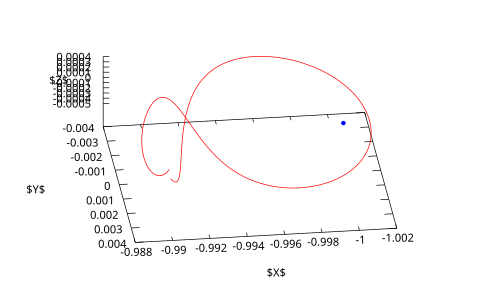

Write gnuplot code to recreate this figure.
load "plotdefs.plt"

#set term post eps color
set term pdf
set out "shadowing_orbit.pdf" 

set xlabel '$X$'
set ylabel '$Y$'
set zlabel '$Z$'

#
# reset linetypes to base dash patterns
#
set for [i=1:5] linetype i dt i

set style line 1 lt 1 lw 1 linecolor rgb "green"
set style line 2 lt 1 lw 1 linecolor rgb "blue"
set style line 3 lt 1 lw 1 linecolor rgb "red"

set object 1 circle at -1,0 size 0.0001 front fc rgb "blue" fs solid

set view 31,173

splot [:] [:] [:] \
"pseudo1_1.res" u 2:4:6 w l ls 3 not, \
"pseudo1_2.res" u 2:4:6 w l ls 3 not, \
"pseudo1_3.res" u 2:4:6 w l ls 3 not, \
"pseudo1_4.res" u 2:4:6 w l ls 3 not
#$Mydata1 w p ls SM1 not

#pause -1

SEGMENTS_SM1="14 11 9 6 4"
replot for [i in SEGMENTS_SM1] \
"pseudo".i."_1.res" u 2:4:6 w l ls 2 not
replot for [i in SEGMENTS_SM1] \
"pseudo".i."_2.res" u 2:4:6 w l ls 2 not
replot for [i in SEGMENTS_SM1] \
"pseudo".i."_3.res" u 2:4:6 w l ls 2 not
replot for [i in SEGMENTS_SM1] \
"pseudo".i."_4.res" u 2:4:6 w l ls 2 not

SEGMENTS_SM2="16 15 13 12 10 8 7 5 3 2"
replot for [i in SEGMENTS_SM2] \
"pseudo".i."_1.res" u 2:4:6 w l ls 3 not
replot for [i in SEGMENTS_SM2] \
"pseudo".i."_2.res" u 2:4:6 w l ls 3 not
replot for [i in SEGMENTS_SM2] \
"pseudo".i."_3.res" u 2:4:6 w l ls 3 not
replot for [i in SEGMENTS_SM2] \
"pseudo".i."_4.res" u 2:4:6 w l ls 3 not

unset out
unset term
